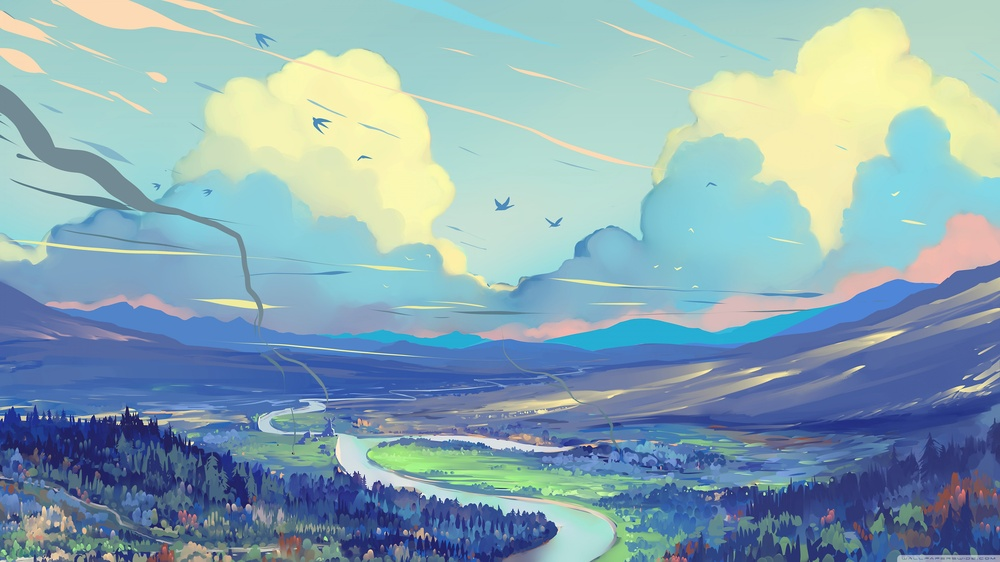
#> input picture TEXT_MINING_AND_IMAGE_RECOGNITION/img_prueba.jpg, 1000 x 562 px, shrunk from 3840 x 2160 before the run, found by its file name
$ jupyter execute Clase1_Color-a-ByN.ipynb
#> lines starting #> are read from the running program, lines starting #| are printed output that depends on the picture
[cell 1]
import numpy as np
import cv2
import matplotlib.pyplot as plt

[cell 2]
image = cv2.imread('C:/Users/alvar/Pictures/img_prueba.jpg')
#> image is the input picture: shape (562, 1000, 3); mean B, G, R 179.6, 168.3, 137.2
image = cv2.cvtColor(image, cv2.COLOR_BGR2RGB)

[cell 3]
plt.figure(figsize = (80,8))
plt.imshow(image)

[cell 4]
gray = cv2.cvtColor(image, cv2.COLOR_RGB2GRAY)
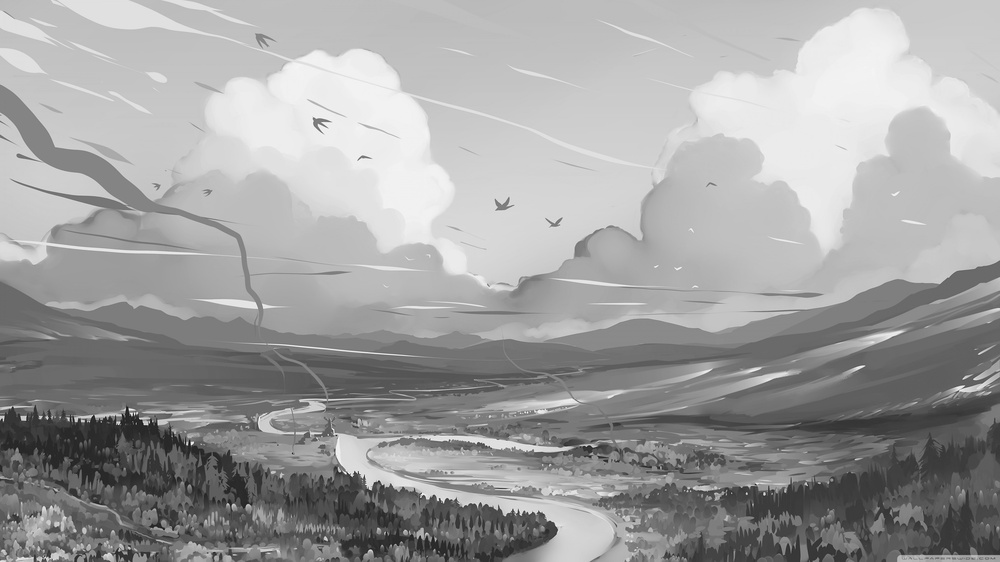
#> gray: shape (562, 1000); min 11, max 249, mean 160.3
cv2.imwrite('img_prueba_gray.jpg', gray)
#> Out = True

[cell 5]
plt.imshow(gray, cmap = 'gray')

[cell 6]
color = ('b', 'g', 'r')

for i, c in enumerate(color):
    hist = cv2.calcHist([image], [i], None, [256], [0, 256])
    plt.plot(hist, color = c)
    plt.xlim([0, 256])

plt.show()
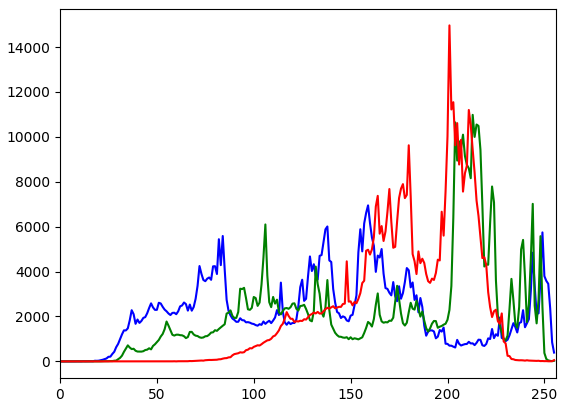
#> figure drawn by matplotlib, 1 panel; curve peaks at x = 159, y = 6950; curve peaks at x = 213, y = 10981; curve peaks at x = 201, y = 14965

[cell 7]
ancho = image.shape[0]
#> ancho = 562
alto = image.shape[1]
#> alto = 1000
print("Ancho: ", ancho, " Alto:", alto)
#| Ancho:  562  Alto: 1000

gray = np.zeros((ancho, alto, 1))

for i in range(0, ancho):
    for j in range(0, alto):
        pixel = image[i, j]
        #BGR = Azul, Verde y Rojo
        #ponderado = (int(0.114 * pixel[0]) + int(0.587 * pixel[1]) + int(0.299 * pixel[2])) para BGR
        ponderado = (int(0.299 * pixel[0]) + int(0.587 * pixel[1]) + int(0.114 * pixel[2])) #para RGB
        gray[i, j] = ponderado
#> gray: shape (562, 1000, 1) float64

cv2.imwrite('img_prueba_gray2.jpg', gray)
#> Out = True

[cell 8]
image2 = cv2.imread('img_prueba_gray2.jpg', cv2.IMREAD_COLOR)
#> image2: shape (562, 1000, 3); min 9, max 248, mean 158.8
image2 = cv2.cvtColor(image2, cv2.COLOR_BGR2RGB)
plt.imshow(image2)

[cell 9]
#Aritmetico

for i in range(0, ancho):
    for j in range(0, alto):
        pixel = image[i, j]
        aritmetico = int((int(pixel[0]) + int(pixel[1]) + int(pixel[2]))/3)
        gray[i, j] = aritmetico

cv2.imwrite('img_prueba_gray3.jpg', gray)
#> Out = True

[cell 10]
image2 = cv2.imread('img_prueba_gray3.jpg', cv2.IMREAD_COLOR)
#> image2: shape (562, 1000, 3); min 17, max 254, mean 161.4
image2 = cv2.cvtColor(image2, cv2.COLOR_BGR2RGB)
plt.imshow(image2)

## Escala de grises 3D

[cell 11]
gris_rojo = np.zeros((ancho, alto, 1))
gris_verde = np.zeros((ancho, alto, 1))
gris_azul = np.zeros((ancho, alto, 1))

for i in range(0, ancho):
    for j in range(0, alto):
        pixel = image[i, j]
        gris_rojo[i,j] = pixel[0]
        gris_verde[i,j] = pixel[1]
        gris_azul[i,j] = pixel[2]
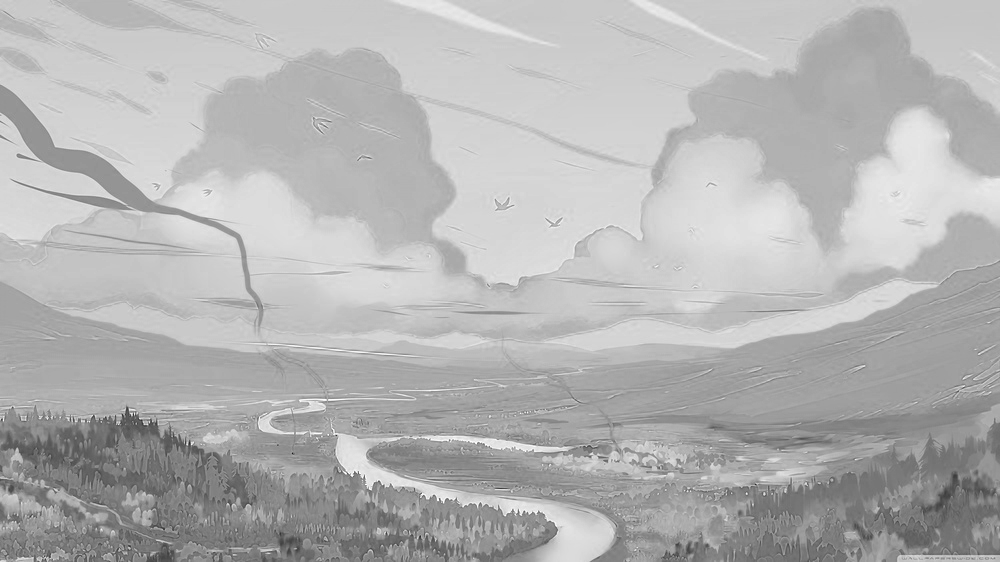
#> gris_azul: shape (562, 1000, 1) float64; min 23, max 255, mean 179.6
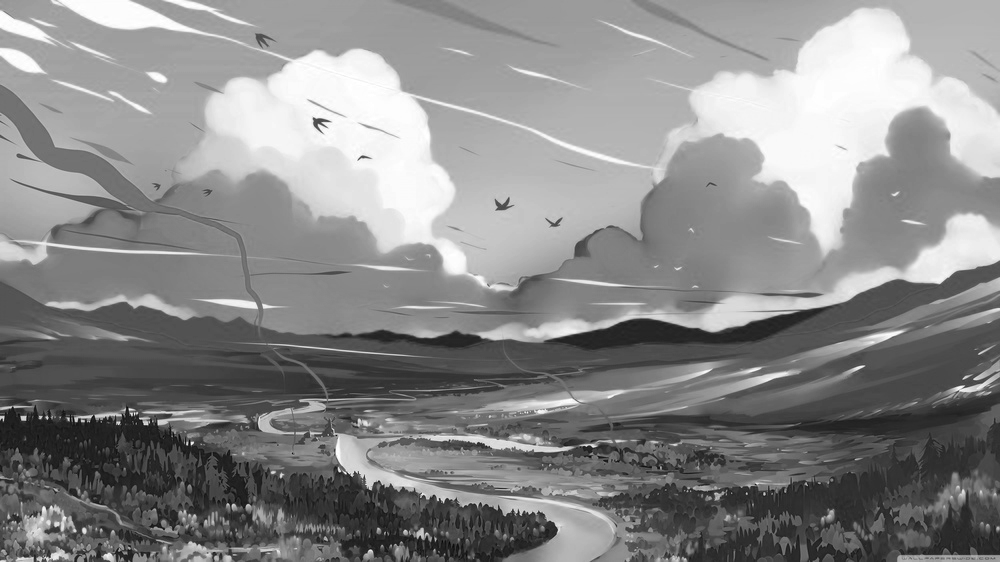
#> gris_rojo: shape (562, 1000, 1) float64; min 3, max 255, mean 137.2
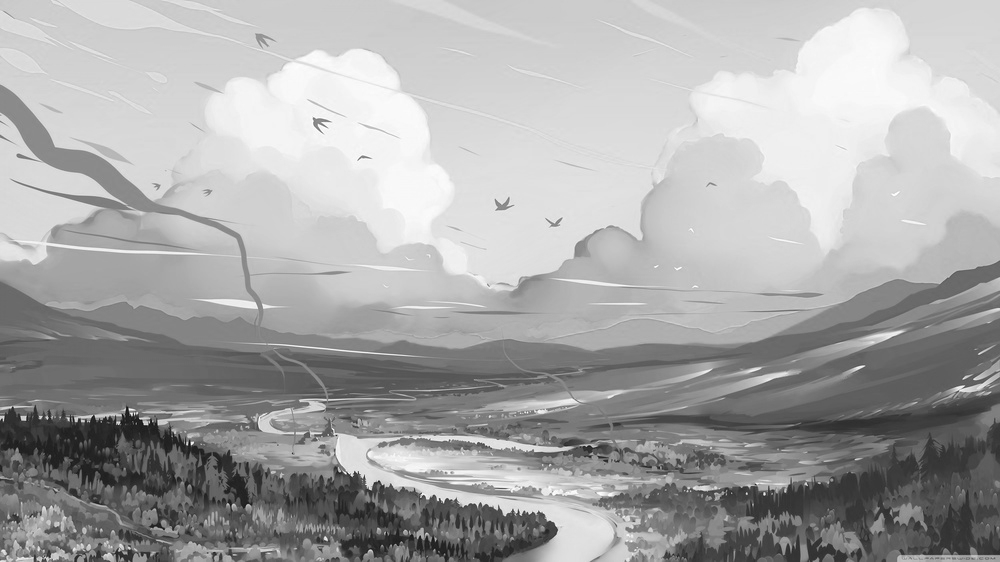
#> gris_verde: shape (562, 1000, 1) float64; min 9, max 255, mean 168.3

cv2.imwrite('gris_rojo.jpg', gris_rojo)
cv2.imwrite('gris_verde.jpg', gris_verde)
cv2.imwrite('gris_azul.jpg', gris_azul)
#> Out = True

[cell 12]
rojo = cv2.imread('gris_rojo.jpg', cv2.IMREAD_COLOR)
#> rojo: shape (562, 1000, 3); min 2, max 255, mean 137.2
verde = cv2.imread('gris_verde.jpg', cv2.IMREAD_COLOR)
#> verde: shape (562, 1000, 3); min 9, max 255, mean 168.3
azul = cv2.imread('gris_azul.jpg', cv2.IMREAD_COLOR)
#> azul: shape (562, 1000, 3); min 22, max 255, mean 179.6

rojo = cv2.cvtColor(rojo, cv2.COLOR_BGR2RGB)
verde = cv2.cvtColor(verde, cv2.COLOR_BGR2RGB)
azul = cv2.cvtColor(azul, cv2.COLOR_BGR2RGB)

$ run again, with TEXT_MINING_AND_IMAGE_RECOGNITION/gris_azul.jpg copied over TEXT_MINING_AND_IMAGE_RECOGNITION/img_prueba.jpg
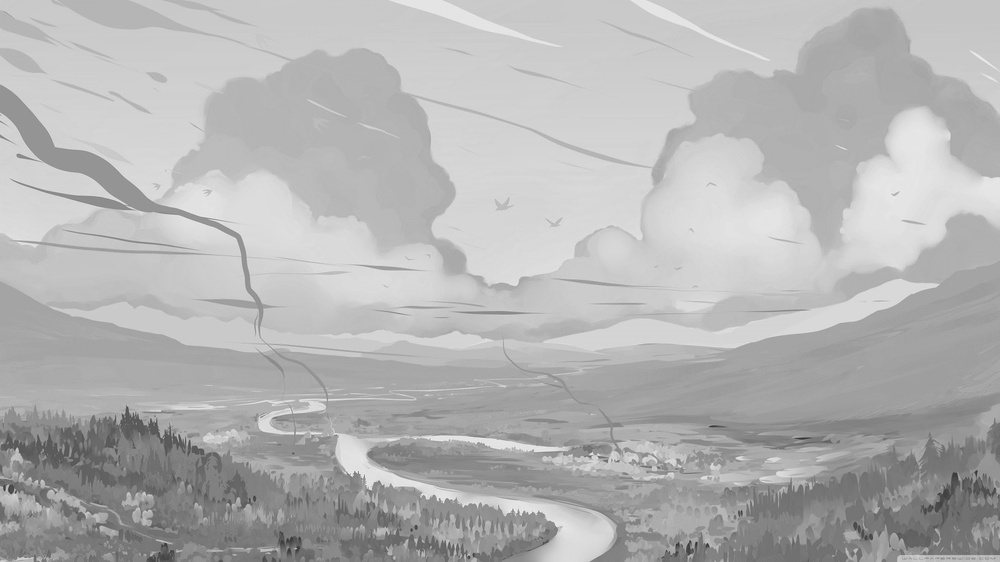
#> input picture TEXT_MINING_AND_IMAGE_RECOGNITION/gris_azul.jpg, 1000 x 562 px, shrunk from 3840 x 2160 before the run, found by its file name
#> image is the input picture: shape (562, 1000, 3); min 49, max 245, mean 179.6
#> `cv2.imwrite('img_prueba_gray.jpg', gray)`: Out = True
#> `plt.show()`:
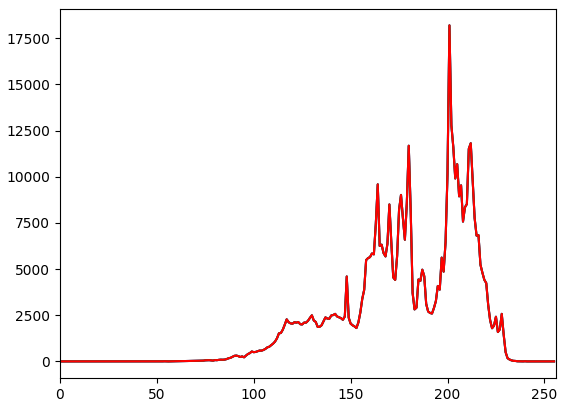
#> figure drawn by matplotlib, 1 panel; curve peaks at x = 201, y = 18200; curve peaks at x = 201, y = 18200; curve peaks at x = 201, y = 18200
#| Ancho:  562  Alto: 1000
